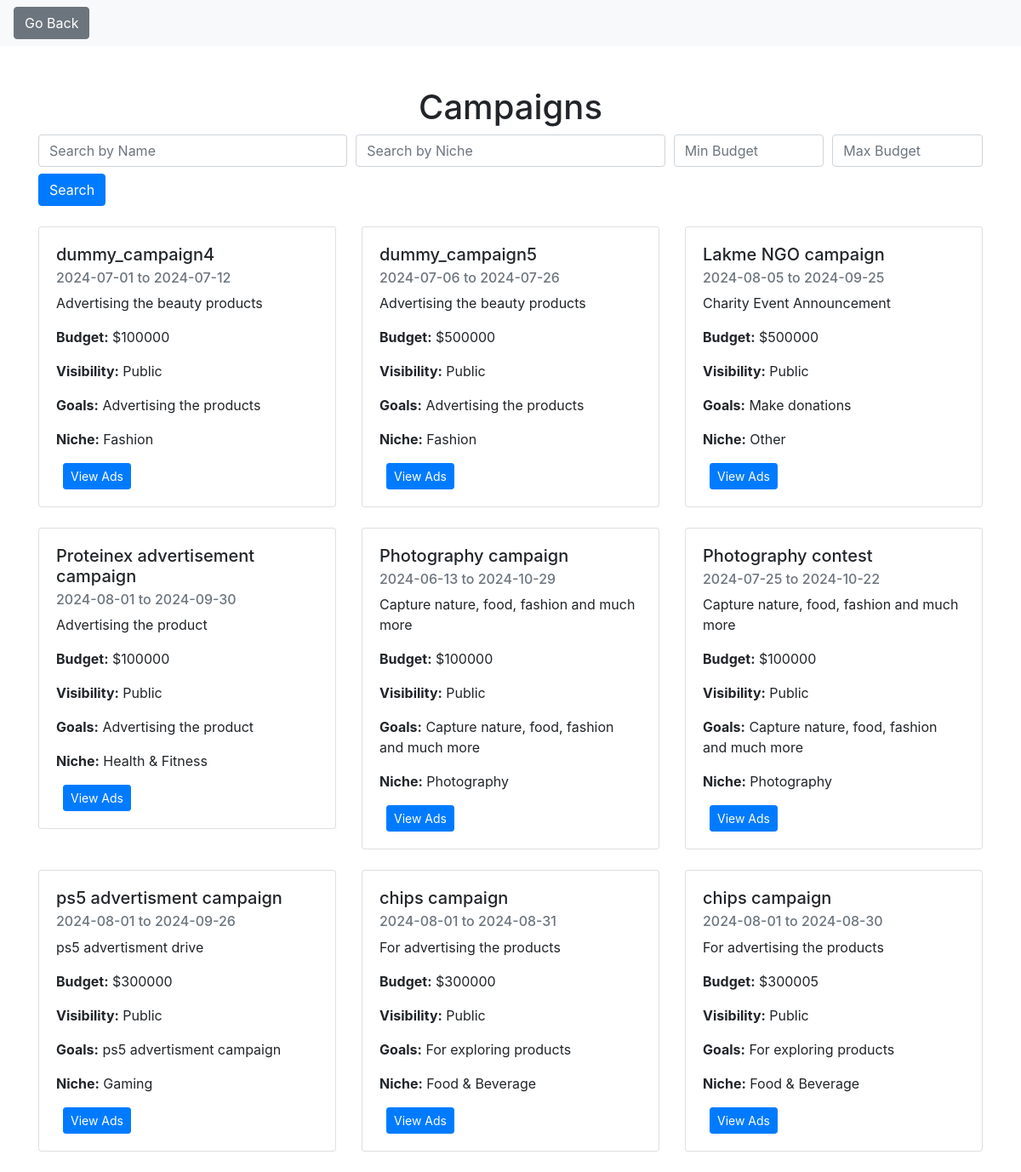
The page /influencer_campaign (signed in) on the database its author committed.
### models.py (models this page shows, shortened)
class Campaign(db.Model):
    __tablename__ = "campaign"
    id = db.Column(db.Integer, primary_key=True)
    name = db.Column(db.String(64), nullable=False)
    date_created = db.Column(db.DateTime, nullable=False, default=datetime.utcnow)
    description = db.Column(db.String(84), nullable=False)
    start_date = db.Column(db.DateTime, nullable=False)
    end_date = db.Column(db.DateTime, nullable=False)
    budget = db.Column(db.Integer, nullable=False)
    visibility = db.Column(db.String(84), nullable=False)
    goals = db.Column(db.String(84), nullable=False)
    niche = db.Column(db.String(64), nullable=False)
    user_id = db.Column(db.Integer, db.ForeignKey('user.id'), nullable=False)
    associated_influencers = db.relationship('Influencer', secondary=influencer_campaign_association,
                                             back_populates='campaigns')
    ads = db.relationship('Ad', backref='campaign', lazy=True)
    user = db.relationship('User', backref='campaigns')

### main.py (the view)
@app.route('/influencer_campaign', methods=["GET", "POST"])
@login_required
def influencer_campaign():
    flagged_campaigns = {flag.item_id for flag in Flag.query.filter_by(item_type='Campaign').all()}
    campaigns = Campaign.query.filter_by(visibility='Public').all()
    campaigns = [campaign for campaign in campaigns if campaign.id not in flagged_campaigns]
    influencers = Influencer.query.all()
    current_user_id = current_user.id  # Fetch the ID of the currently logged-in user
    print(f"Current user ID: {current_user_id}")  # Debug print to see the current user ID
    return render_template('influencer_campaign.html', campaigns=campaigns, influencers=influencers, current_user_id=current_user_id)

### main.py (called while the page is built)
@login_manager.user_loader
def load_user(user_id):
    return User.query.get(int(user_id))

### models.py (called while the page is built)
    @property
    def is_authenticated(self):
        return True

### templates/influencer_campaign.html (shortened to what this page needs)
<!DOCTYPE html>
<html>
  <head>
    <link
      href="https://stackpath.bootstrapcdn.com/bootstrap/4.3.1/css/bootstrap.min.css"
      rel="stylesheet"
    />
  </head>
  <body>
    <nav class="navbar navbar-expand-lg navbar-light bg-light mb-4">
      <button class="btn btn-secondary" onclick="history.back()">
        Go Back
      </button>
    </nav>
    <div class="container mt-5">
      <h1 class="text-center">Campaigns</h1>
      <form
        action="{{ url_for('search_campaigns') }}"
        method="GET"
        class="mb-4"
      >
        <div class="form-row">
          <div class="col-md-4">
            <input
              type="text"
              name="name"
              class="form-control"
              placeholder="Search by Name"
            />
          </div>
          <div class="col-md-4">
            <input
              type="text"
              name="niche"
              class="form-control"
              placeholder="Search by Niche"
            />
          </div>
          <div class="col-md-2">
            <input
              type="number"
              name="budget_min"
              class="form-control"
              placeholder="Min Budget"
            />
          </div>
          <div class="col-md-2">
            <input
              type="number"
              name="budget_max"
              class="form-control"
              placeholder="Max Budget"
            />
          </div>
        </div>
        <button type="submit" class="btn btn-primary mt-2">Search</button>
      </form>
      {% if campaigns %}
      <div class="row mt-4">
        {% for campaign in campaigns %}
        <div class="col-md-4 mb-4">
          <div class="card">
            <div class="card-body">
              <h5 class="card-title">{{ campaign.name }}</h5>
              <h6 class="card-subtitle mb-2 text-muted">
                {{ campaign.start_date.strftime('%Y-%m-%d') }} to {{
                campaign.end_date.strftime('%Y-%m-%d') }}
              </h6>
              <p class="card-text">{{ campaign.description }}</p>
              <p class="card-text">
                <strong>Budget:</strong> ${{ campaign.budget }}
              </p>
              <p class="card-text">
                <strong>Visibility:</strong> {{ campaign.visibility }}
              </p>
              <p class="card-text">
                <strong>Goals:</strong> {{ campaign.goals }}
              </p>
              <p class="card-text">
                <strong>Niche:</strong> {{ campaign.niche }}
              </p>
              {% if influencers %}
              <a
                href="{{ url_for('influencer_ads', campaign_id=campaign.id, influencer_id=influencers.id) }}"
                class="btn btn-primary btn-sm ml-2"
                >View Ads</a
              >
              {% endif %}
            </div>
          </div>
        </div>
        {% endfor %}
      </div>
      {% else %}
      <p>No campaigns found.</p>
      {% endif %}
    </div>
  </body>
</html>

### rows shown on the page
Campaign: name "dummy_campaign4", start_date "2024-07-01", end_date "2024-07-12", description "Advertising the beauty products", budget "100000", visibility "Public", goals "Advertising the products", niche "Fashion"
Campaign: name "dummy_campaign5", start_date "2024-07-06", end_date "2024-07-26", description "Advertising the beauty products", budget "500000", visibility "Public", goals "Advertising the products", niche "Fashion"
Campaign: name "Lakme NGO campaign", start_date "2024-08-05", end_date "2024-09-25", description "Charity Event Announcement", budget "500000", visibility "Public", goals "Make donations", niche "Other"
Campaign: name "Proteinex advertisement campaign", start_date "2024-08-01", end_date "2024-09-30", description "Advertising the product", budget "100000", visibility "Public", goals "Advertising the product", niche "Health & Fitness"
Campaign: name "Photography campaign", start_date "2024-06-13", end_date "2024-10-29", description "Capture nature, food, fashion and much more", budget "100000", visibility "Public", goals "Capture nature, food, fashion and much more", niche "Photography"
Campaign: name "Photography contest", start_date "2024-07-25", end_date "2024-10-22", description "Capture nature, food, fashion and much more", budget "100000", visibility "Public", goals "Capture nature, food, fashion and much more", niche "Photography"
Campaign: name "ps5 advertisment campaign", start_date "2024-08-01", end_date "2024-09-26", description "ps5 advertisment drive", budget "300000", visibility "Public", goals "ps5 advertisment campaign", niche "Gaming"
Campaign: name "chips campaign", start_date "2024-08-01", end_date "2024-08-31", description "For advertising the products", budget "300000", visibility "Public", goals "For exploring products", niche "Food & Beverage"
Campaign: name "chips campaign", start_date "2024-08-01", end_date "2024-08-30", description "For advertising the products", budget "300005", visibility "Public", goals "For exploring products", niche "Food & Beverage"
